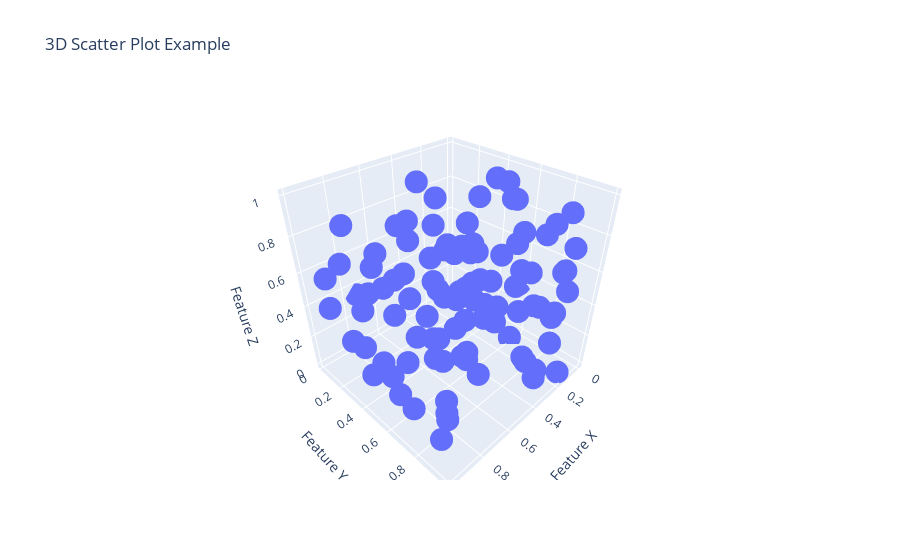

Notebook cell for this chart:
### Code cell
#Q13 - Create a 3D scatter plot using Plotly.

#As we know like, 3D scatter plots are used when we want to visualize
#relationships among three numerical variables at the same time.
#Plotly makes this easy and interactive.

#code:
#%pip install plotly

import plotly.express as px
import numpy as np

# Create sample 3D data
x = np.random.rand(100)
y = np.random.rand(100)
z = np.random.rand(100)

# Create a color scale so each point gets a different color
colors = np.arange(100)

# Create a 3D scatter plot
fig = px.scatter_3d(
    x=x,
    y=y,
    z=z,
    title="3D Scatter Plot Example",
    labels={
        'x': 'Feature X',
        'y': 'Feature Y',
        'z': 'Feature Z'
    }
)
fig.show()
